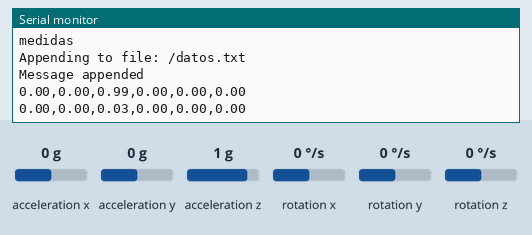
Recording of a sketch running on a simulated ESP32. Shown: the last lines printed to the serial monitor. Wiring (inferred from the names in the program): MPU-9250 motion sensor at I2C address 0x68. The inputs (shaded band) are chosen by the test bench; at power-on: acceleration x 0 g, acceleration y 0 g, acceleration z 1 g, rotation x 0 °/s, rotation y 0 °/s, rotation z 0 °/s. Storage starts empty.

Above: at 1.2 s.
1.3 s: acceleration x set to -1.4 g
At 1.42 s:
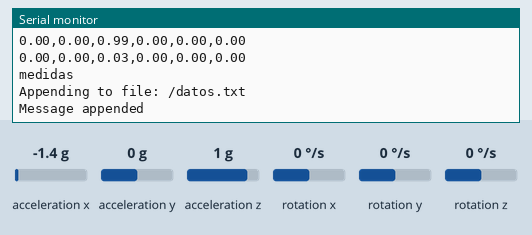
2.8 s: acceleration y set to -1.4 g
At 2.8 s:
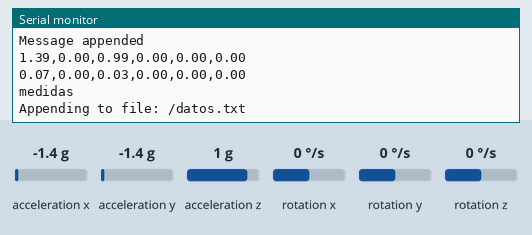
4.3 s: acceleration z set to -1.4 g
At 4.35 s:
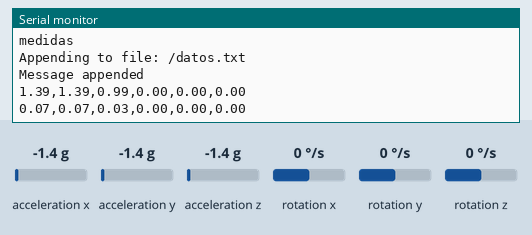
5.8 s: rotation x set to -192 °/s
At 6.06 s:
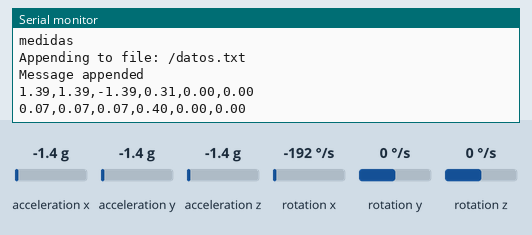
7.3 s: rotation y set to -192 °/s
At 7.45 s:
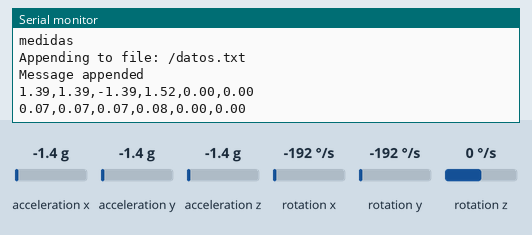
Timing chart, 0 to 9.8 s (numbered marks = the images above; inputs shaded):
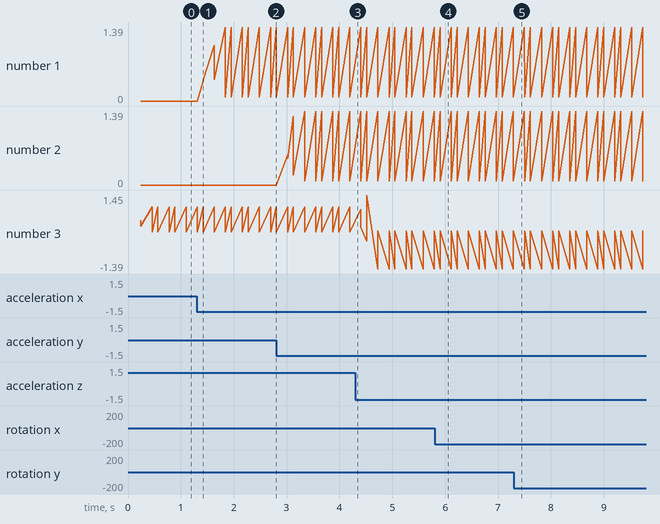

Measured:
- after the input at 5.8 s, the serial monitor: prints a new line after 0.10 s (image 4)
- plotted number 1: 0 → 0.07 after the input at 1.3 s

The sketch:

freertos_con_delays.ino
```cpp
#include <Arduino.h>
#include "FS.h"
#include "SD.h"
#include "SPI.h"

#include <Wire.h>

#define    MPU9250_ADDRESS            0x68
#define    MAG_ADDRESS                0x0C

#define    GYRO_FULL_SCALE_250_DPS    0x00
#define    GYRO_FULL_SCALE_500_DPS    0x08
#define    GYRO_FULL_SCALE_1000_DPS   0x10
#define    GYRO_FULL_SCALE_2000_DPS   0x18

#define    ACC_FULL_SCALE_2_G        0x00
#define    ACC_FULL_SCALE_4_G        0x08
#define    ACC_FULL_SCALE_8_G        0x10
#define    ACC_FULL_SCALE_16_G       0x18


//////////////////////////////////////Configuracion sensor
//Funcion auxiliar lectura
void I2Cread(uint8_t Address, uint8_t Register, uint8_t Nbytes, uint8_t* Data)
{
  Wire.beginTransmission(Address);
  Wire.write(Register);
  Wire.endTransmission();

  Wire.requestFrom(Address, Nbytes);
  uint8_t index = 0;
  while (Wire.available())
    Data[index++] = Wire.read();
}


// Funcion auxiliar de escritura
void I2CwriteByte(uint8_t Address, uint8_t Register, uint8_t Data)
{
  Wire.beginTransmission(Address);
  Wire.write(Register);
  Wire.write(Data);
  Wire.endTransmission();
}


//////////////////////////////configuracion SD

void readFile(fs::FS &fs, const char * path) {
  Serial.printf("Reading file: %s\n", path);

  File file = fs.open(path);
  if (!file) {
    Serial.println("Failed to open file for reading");
    return;
  }

  Serial.print("Read from file: ");
  while (file.available()) {
    Serial.write(file.read());
  }
  file.close();
}

void writeFile(fs::FS &fs, const char * path, const char * message) {
  Serial.printf("Writing file: %s\n", path);

  File file = fs.open(path, FILE_WRITE);
  if (!file) {
    Serial.println("Failed to open file for writing");
    return;
  }
  if (file.print(message)) {
    Serial.println("File written");
  } else {
    Serial.println("Write failed");
  }
  file.close();
}

void appendFile(fs::FS &fs, const char * path, const char * message) {
  Serial.printf("Appending to file: %s\n", path);

  File file = fs.open(path, FILE_APPEND);
  if (!file) {
    Serial.println("Failed to open file for appending");
    return;
  }
  if (file.print(message)) {
    Serial.println("Message appended");
  } else {
    Serial.println("Append failed");
  }
  file.close();
}


void deleteFile(fs::FS &fs, const char * path) {
  Serial.printf("Deleting file: %s\n", path);
  if (fs.remove(path)) {
    Serial.println("File deleted");
  } else {
    Serial.println("Delete failed");
  }
}


/////////////////////////////////////////////////////////////////////////////////////////////////////////////////////////////////////////////////////
/////////////////////////////////////////////////////////////////////////////////////////////////////////////////////////////////////////////////////
/////////////////////////////////////////////////////////////////////////////////////////////////////////////////////////////////////////////////////
/////////////////////////////////////////////////////////////////////////////////////////////////////////////////////////////////////////////////////


String dataMedia = "1111111111";
String dataVarianza = "1111111";
String dataTotal = "1111111";
int writeFlag = 0;

//int16_t ax = 0;
//int16_t ay = 0;
//int16_t az = 0;
int cont1 = 0, cont2 = 15, f, c;
double datos1 [6][30], datos2 [6][30], datos3 [6][30], media[6], varianza[6];
double sum, med, medExp, sumExp, var, desvTip, med2;
int filas = 6, columnas = 30, filasm1 = 5, columnasm1 = 29;

void setup() {
  Wire.begin();
  Serial.begin(115200);


  //configuracion SD
  if (!SD.begin()) {
    Serial.println("Card Mount Failed");
    return;
  }
  uint8_t cardType = SD.cardType();

  if (cardType == CARD_NONE) {
    Serial.println("No SD card attached");
    return;
  }


  // Configuracion tareas freetos

  xTaskCreate(Tarea1, "Tarea1", 10000, NULL, 1, NULL);
  xTaskCreate(Tarea2, "Tarea2", 10000, NULL, 1, NULL);

  // Configurar acelerometro
  I2CwriteByte(MPU9250_ADDRESS, 28, ACC_FULL_SCALE_16_G);

  // Configurar giroscopio
  I2CwriteByte(MPU9250_ADDRESS, 27, GYRO_FULL_SCALE_2000_DPS);


  deleteFile(SD, "/datos.txt");
  writeFile(SD, "/datos.txt", "");
}


void loop() {
  //delay(10);
}

void Tarea1( void * parameter ) {
  while (1) {
    // ---  Lectura acelerometro y giroscopio ---
    uint8_t Buf[14];
    I2Cread(MPU9250_ADDRESS, 0x3B, 14, Buf);

    // Convertir registros acelerometro
    int16_t ax = -(Buf[0] << 8 | Buf[1]);
    int16_t ay = -(Buf[2] << 8 | Buf[3]);
    int16_t az = Buf[4] << 8 | Buf[5];


    // Convertir registros giroscopio
    int16_t gx = -(Buf[8] << 8 | Buf[9]);
    int16_t gy = -(Buf[10] << 8 | Buf[11]);
    int16_t gz = Buf[12] << 8 | Buf[13];

    datos1[0][cont1] = double(ax) / 2000;
    datos1[1][cont1] = double(ay) / 2000;
    datos1[2][cont1] = double(az) / 2000;
    datos1[3][cont1] = double(gx) / 2000;
    datos1[4][cont1] = double(gy) / 2000;
    datos1[5][cont1] = double(gz) / 2000;

    datos2[0][cont2] = double(ax) / 2000;
    datos2[1][cont2] = double(ay) / 2000;
    datos2[2][cont2] = double(az) / 2000;
    datos2[3][cont2] = double(gx) / 2000;
    datos2[4][cont2] = double(gy) / 2000;
    datos2[5][cont2] = double(gz) / 2000;

   // Serial.println(datos2[5][cont2]);

    cont1++;
    cont2++;

    if (cont1 == columnasm1) {
      cont1 = 0;
      for (f = 0 ; f < filas; f++) {
        for (c = 0 ; c < columnas; c++) {
          datos3[f][c] = datos1[f][c];
          //Serial.println(datos3[f][c]);
        }
      }
      writeFlag = 1;

    }

    if (cont2 == columnasm1) {
      cont2 = 0;
      for (f = 0 ; f < filas; f++) {
        for (c = 0 ; c < columnas; c++) {
          datos3[f][c] = datos1[f][c];
        }
      }
      writeFlag = 1;
    }
    delay(10);

  }


}


void Tarea2( void * parameter) {
  while (1) {
    if (writeFlag == 1) {
      writeFlag = 0;
      sum = 0;
      sumExp = 0;
      //calculo de la media y la varianza
      for (f = 0 ; f < filas; f++) {
        sum = 0;
        sumExp = 0;
        for (c = 0 ; c < columnas; c++) {
          sum = sum + datos3[f][c];
          sumExp = sumExp + datos3[f][c] * datos3[f][c];
          //Serial.print(datos3[f][c]);
        }
        med = sum / columnas;
        medExp = sumExp / columnas;
        med2 = med * med;
        var = medExp - med2;
        media [f] = med;
        varianza [f] = var;

      }
      Serial.println("medidas");
      dataMedia = String(media[0]) + "," + String(media[1]) + "," + String(media[2])+ "," + String(media[3]) + "," + String(media[4]) + "," + String(media[5]) + "\r\n";
      dataVarianza = String(varianza[0]) + "," + String(varianza[1]) + "," + String(varianza[2])+ "," + String(varianza[3]) + "," + String(varianza[4]) + "," + String(varianza[5]) + "\r\n";
      dataTotal = String(media[0]) + "," + String(media[1]) + "," + String(media[2])+ "," + String(media[3]) + "," + String(media[4]) + "," + String(media[5]) + "," + String(varianza[0]) + "," + String(varianza[1]) + "," + String(varianza[2])+ "," + String(varianza[3]) + "," + String(varianza[4]) + "," + String(varianza[5]) + "\r\n";
      appendFile(SD, "/datos.txt", dataTotal.c_str() );

        Serial.println(dataMedia);
        Serial.println(dataVarianza);
    }
    delay(100);
  }

  Serial.println("Finalizando tarea 2");
  vTaskDelete( NULL );
}
```
